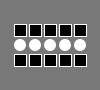
Frame 1 (no input)
Frame 60 (the mouse pressed at the canvas centre just before this capture): identical to frame 1, image omitted
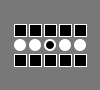
Frame 120 (the mouse held since frame 60 and released just before this capture)

The Processing sketch that drew these frames (run headless with seeded random() and noise(); from frame 60 on, the mouse is pressed at the canvas centre):

// Processing sketch: processing_90686
// ── processing_90686.pde

class Check {
  int x, y; // The x- and y-coordinates
  int size; // Dimension (width and height)
  color baseGray; // Default gray value
  boolean checked = false; // True when the check box is selected

Check(int xp, int yp, int s, color b) {
  x = xp;
  y = yp;
  size = s;
  baseGray = b;
}

// Updates the boolean variable checked
void press(float mx, float my) {
  if ((mx >= x) && (mx <= x+size) && (my >= y) && (my <= y+size)) {
  checked = !checked; // Toggle the check box on and off
  }
}

// Draws the box and an X inside if the checked variable is true
void display() {
  stroke(255);
  fill(baseGray);
  rect(x, y, size, size);
  if (checked == true) {
    line(x, y, x+size, y+size);
    line(x+size, y, x, y+size);
  }
}
}

///////////////////////////////////////////////////////////

class Radio {
  int x, y; // The x- and y-coordinates of the rect
  int size, dotSize; // Dimension of circle, inner circle
  color baseGray, dotGray; // Circle gray value, inner gray value
  boolean checked = false; // True when the button is selected
  int me; // ID number for this Radio object
  Radio[] others; // Array of all other Radio objects

Radio(int xp, int yp, int s, color b, color d, int m, Radio[] o) {
  x = xp;
  y = yp;
  size = s;
  dotSize = size - size/3;;
  baseGray = b;
  dotGray = d;
  others = o;
  me = m;
}

// Updates the boolean value press, returns true or false
boolean press(float mx, float my) {
  if (dist(x, y, mx, my) < size/2) {
    checked = true;
    for (int i = 0; i < others.length; i++) {
      if (i != me) {
        others[i].checked = false;
      }
    }
    return true;
    } else {
    return false;
  }
}

// Draws the element to the display window
void display() {
  noStroke();
  fill(baseGray);
  ellipse(x, y, size, size);
  if (checked == true) {
    fill(dotGray);
    ellipse(x, y, dotSize, dotSize);
  }
}
}

///////////////////////////////////////////////////////////

int numChecks = 10;
Check[] checks = new Check[numChecks];
int numButtons = 5;
Radio[] buttons = new Radio[numButtons];

void setup() {
  size(100, 90);
  smooth();
  int x = 14;
  int y = 24;
  
  for (int i = 0; i < numChecks; i++) {
    checks[i] = new Check(x, y, 12, color(0));
    x += 15;
    if (x > 80) {
      x = 14;
      y += 30;  
    }
  }
  
  for (int i = 0; i < buttons.length; i++) {
    int x2 = i*15 + 20;
    buttons[i] = new Radio(x2, 45, 12, color(255), color(0), i, buttons);
  }
}

void draw() {
  background(120);
  for (int i=0; i<numChecks; i++) {
    checks[i].display();
  }
   
  for (int i = 0; i < buttons.length; i++) {
    buttons[i].display();
  }
}

void mousePressed() {
  for (int i = 0; i < numChecks; i++) {
    checks[i].press(mouseX, mouseY);
  }
  
  for (int i = 0; i < buttons.length; i++) {
    buttons[i].press(mouseX, mouseY);
  }
}




 
